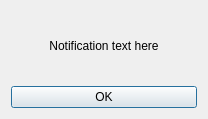
<?xml version="1.0" encoding="UTF-8"?>
<ui version="4.0">
 <class>DialogNotification</class>
 <widget class="QDialog" name="DialogNotification">
  <property name="geometry">
   <rect>
    <x>0</x>
    <y>0</y>
    <width>208</width>
    <height>119</height>
   </rect>
  </property>
  <property name="windowTitle">
   <string>DialogNotification</string>
  </property>
  <property name="windowIcon">
   <iconset>
    <normaloff>icon.ico</normaloff>icon.ico</iconset>
  </property>
  <layout class="QGridLayout" name="gridLayout">
   <item row="0" column="0">
    <widget class="QLabel" name="labelText">
     <property name="text">
      <string>Notification text here</string>
     </property>
     <property name="alignment">
      <set>Qt::AlignCenter</set>
     </property>
    </widget>
   </item>
   <item row="1" column="0">
    <widget class="QPushButton" name="pushButtonOK">
     <property name="text">
      <string>OK</string>
     </property>
    </widget>
   </item>
  </layout>
 </widget>
 <resources/>
 <connections/>
</ui>
